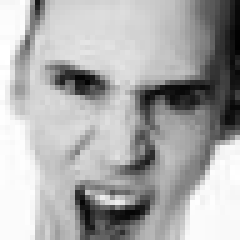
#> input picture dataset/test/angry/_1_6727783.png, 48 x 48 px (shown 5 times larger); its folder holds 3 pictures in this run
$ python preprocessing.py
#> lines starting #> are read from the running program, lines starting #| are printed output that depends on the picture; pictures that were not available may be replaced by others from this repository, and a replacement may not be noted
import os
import random
import matplotlib.pyplot as plt
import matplotlib.image as mpimg

# Set the path to the dataset folder
# dataset_path = 'dataset/train'
dataset_path = 'dataset/test'


# Task 1: Plot a bar graph showing the number of images in each class
def plot_class_distribution():
    class_counts = {}
    for class_name in os.listdir(dataset_path):
        class_path = os.path.join(dataset_path, class_name)
        if os.path.isdir(class_path):
            images = os.listdir(class_path)
            class_counts[class_name] = len(images)

    plt.bar(class_counts.keys(), class_counts.values())
    plt.title("Class Distribution")
    plt.xlabel("Class")
    plt.ylabel("Number of Images")
    plt.show()
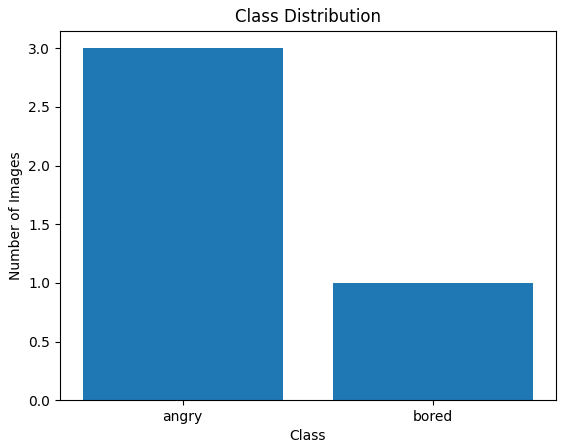
#> figure drawn by matplotlib, 1 panel


# Function to load random images from each class
def load_random_images(num_images_per_class):
    random_images = []
    class_labels = []

    # Create a list of class folders
    class_folders = ["angry", "bored", "focused", "neutral"]

    # Track the number of images selected for each class
    class_image_counts = {class_name: 0 for class_name in class_folders}

    while len(random_images) < num_images_per_class:
        for class_name in class_folders:
            class_path = os.path.join(dataset_path, class_name)
            images = os.listdir(class_path)

            if class_image_counts[class_name] < 6:
                # Ensure at least one image from each class
                selected_image = random.choice(images)
                random_images.append(os.path.join(class_path, selected_image))
                class_labels.append(class_name)
                class_image_counts[class_name] += 1
            else:
                # Randomly select additional images from classes
                num_images_to_select = min(num_images_per_class - len(random_images), len(images))
                selected_images = random.sample(images, num_images_to_select)
                random_images += [os.path.join(class_path, img) for img in selected_images]
                class_labels += [class_name] * num_images_to_select

    return random_images, class_labels


# Task 2: Display 25 random images in a 5x5 grid with class labels and grid axis labeling
def display_random_images(random_images, class_labels):
    fig, axes = plt.subplots(5, 5, figsize=(8.5, 11))
    plt.subplots_adjust(left=0.02, right=0.98, top=0.98, bottom=0.02, hspace=0.2, wspace=0.2)

    for i, ax in enumerate(axes.flat):
        img = mpimg.imread(random_images[i])
#> img is the input picture: shape (48, 48) float32; min 0, max 1, mean 0.673
        ax.imshow(img, cmap='gray')
        ax.axis('off')
        ax.set_title(class_labels[i])

        # Add class label at the bottom
        ax.set_xlabel(class_labels[i], labelpad=10)

    plt.show()
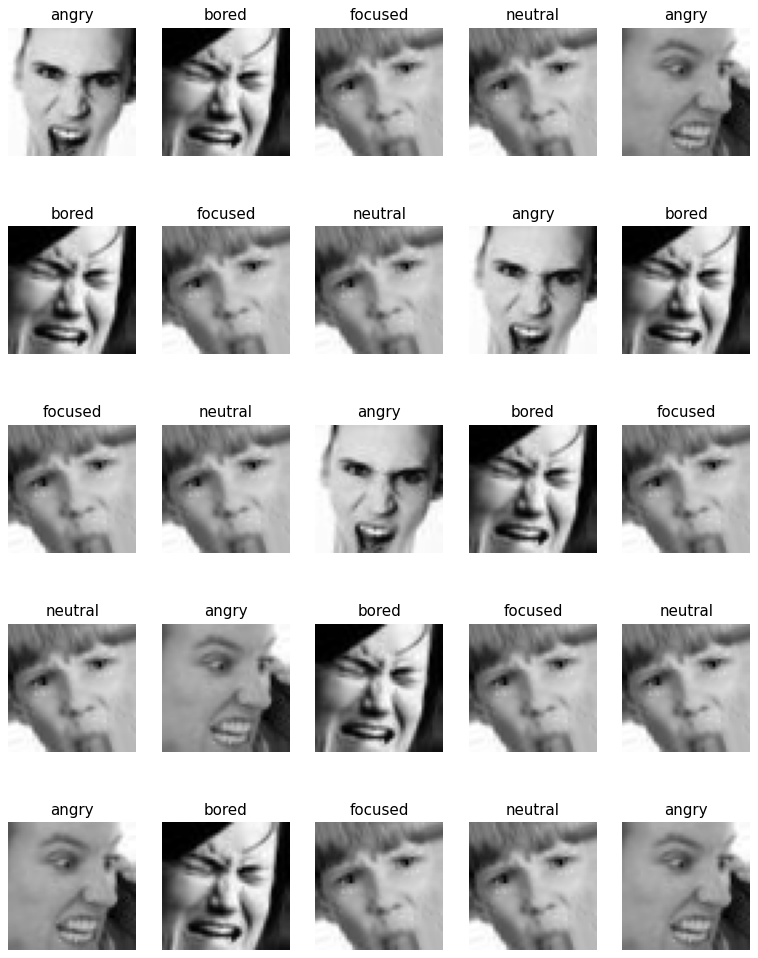
#> figure drawn by matplotlib, 25 panels


# Task 3: Plot a histogram of pixel intensities
def plot_pixel_intensity_histogram(random_images):
    plt.figure(figsize=(10, 6))

    for img_path in random_images:
        img = mpimg.imread(img_path)
        for i, color in enumerate(['Red', 'Green', 'Blue']):
            pixel_values = img[:, i].flatten()
            plt.hist(pixel_values, bins=50, color=color.lower(), alpha=0.5)

    plt.title("Pixel Intensity Histogram")
    plt.xlabel("Pixel Intensity")
    plt.ylabel("Frequency")
    plt.legend()
    plt.show()
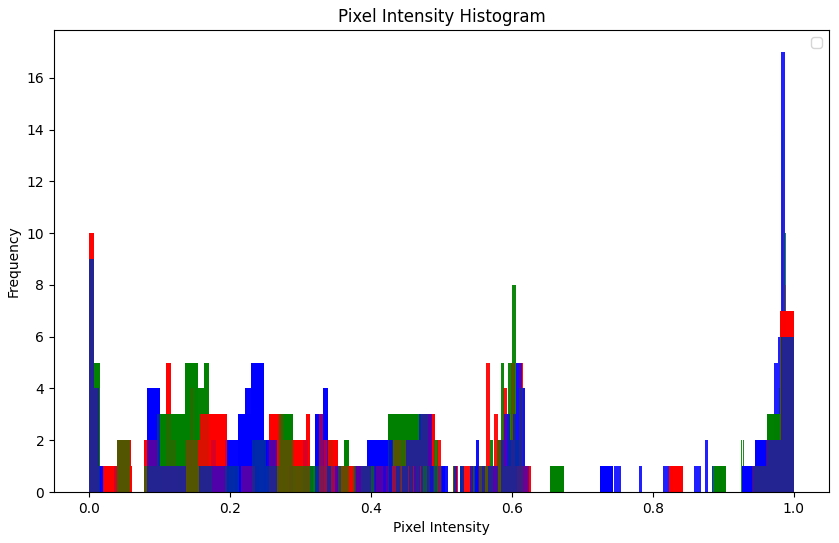
#> figure drawn by matplotlib, 1 panel; tallest bar 12 high, from x = 0.984 to 0.984; tallest bar 14 high, from x = 0.984 to 0.985; tallest bar 17 high, from x = 0.982 to 0.987

if __name__ == '__main__':
    # Number of random images to display
    num_random_images = 25

    # Load random images and class labels from each class
    random_images, class_labels = load_random_images(num_random_images)

    # Task 1: Plot the class distribution
    plot_class_distribution()

    # Task 2: Display 25 random images in a 5x5 grid with class labels and grid axis labeling
    display_random_images(random_images, class_labels)

    # Task 3: Plot the pixel intensity histogram
    plot_pixel_intensity_histogram(random_images)
